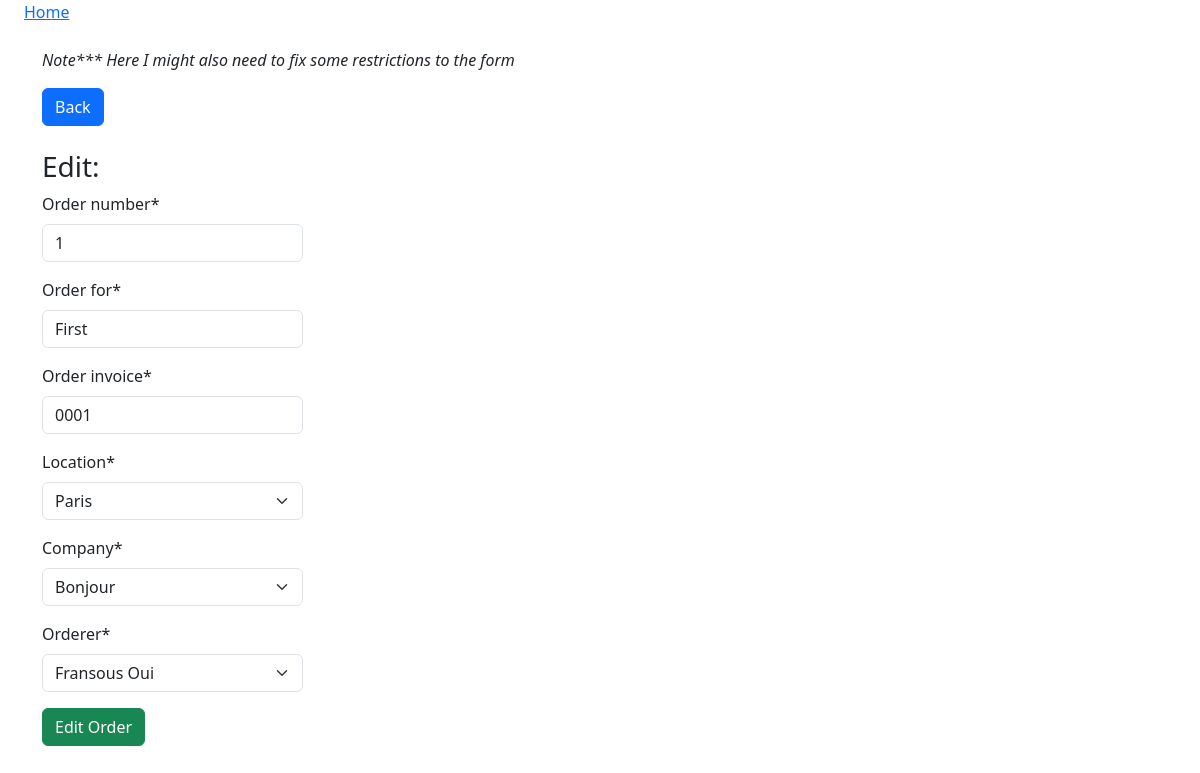
The app's page /order_summary/edit/2/, older data.
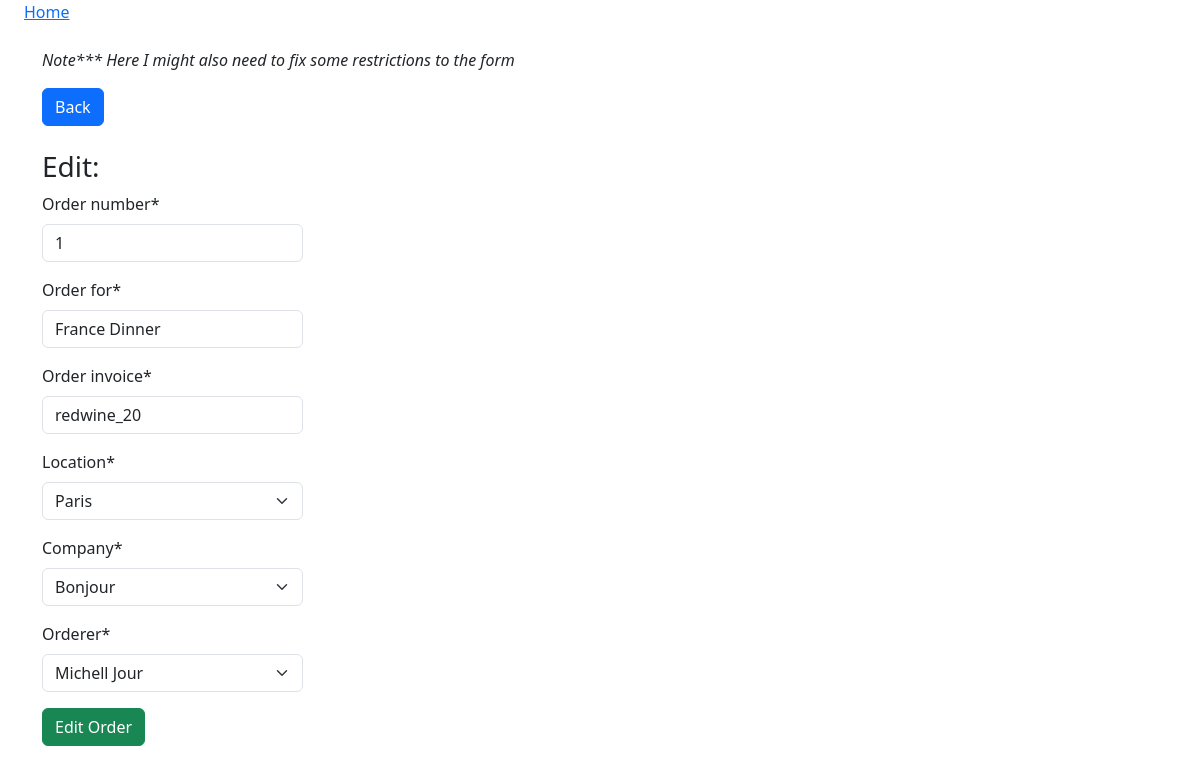
The same page, newer data.
### htmx_tests/models.py (models this page shows, shortened)
class OrderSummary(models.Model):
    order_number = models.IntegerField()
    order_for = models.CharField(max_length=200)
    order_invoice = models.CharField(max_length=200)
    location = models.ForeignKey(Location, on_delete=models.CASCADE)
    company = models.ForeignKey(Company, on_delete=models.CASCADE)
    orderer = models.ForeignKey(Orderer, on_delete=models.CASCADE)
    history = HistoricalRecords()
    class Meta:
        unique_together = ('location', 'order_number')

### htmx_tests/views.py (the view)
# urls.py: path("order_summary/edit/<int:pk>/", views.OrderSummaryEdit.as_view(), name="order_summary_edit"),
class OrderSummaryEdit(UpdateView):
    model = OrderSummary
    template_name = 'htmx_tests/order_summary_edit.html'
    fields = '__all__'
    success_url = reverse_lazy('htmx_tests:order_summary_list')

### htmx_tests/models.py (called while the page is built)
    def __str__(self):
        return self.place

    def __str__(self):
        return self.name

    def __str__(self):
        return self.orderer

### htmx_tests/templates/htmx_tests/order_summary_edit.html (shortened to what this page needs)
{% extends "base.html" %}
{% load crispy_forms_tags %}
{% load crispy_forms_filters %}
{% block content %}
<div class="container mt-4">
    <p class="fst-italic">Note*** Here I might also need to fix some restrictions to the form</p>
    <div class="row mb-3">
        <div class="col-md-6">
            <a href="{% url 'htmx_tests:order_summary_list'%}" class="btn btn-primary">Back</a>
        </div>
    </div>
    <div class="row mt-4">
        <h3>Edit: {{order.order_number}}</h3>
        <div class="col-md-3">
            <form action="" method="post">
                {{form|crispy}}
                <button class="btn btn-success" type="submit">
                    Edit Order
                </button>
            </form>
        </div>
    </div>
</div>
{% endblock content %}

Row changes from the older to the newer data that the page shows:
changed OrderSummary "Paris": order_for "First" → "France Dinner"; order_invoice "0001" → "redwine_20"; orderer "Fransous Oui" → "Michell Jour"
